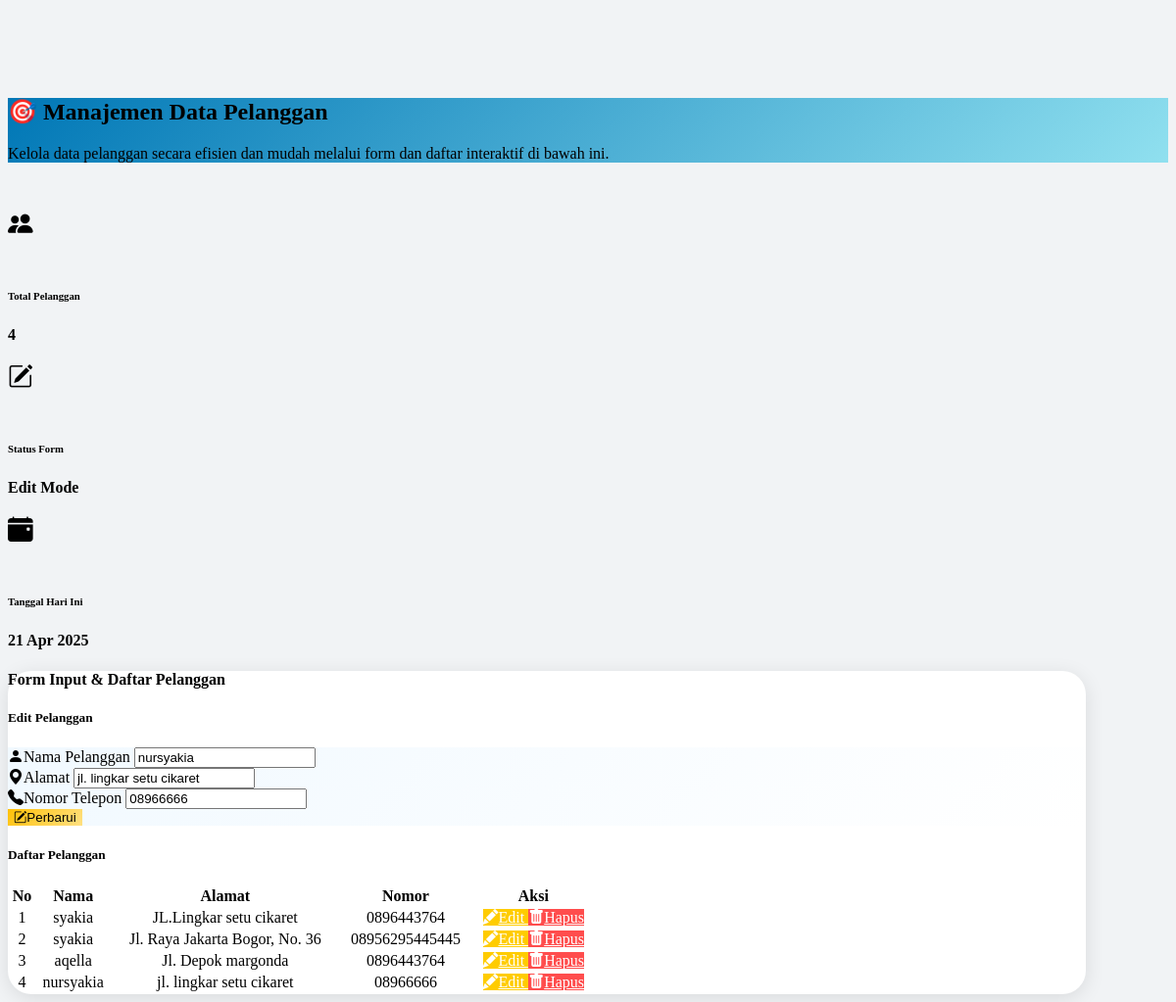
Page /datapelanggan.php?page=pelanggan&edit=5 on the committed database.
### tables this page shows
CREATE TABLE `tbpelanggan` (
  `PelangganID` int(11) NOT NULL,
  `NamaPelanggan` varchar(255) NOT NULL,
  `Alamat` text NOT NULL,
  `Nomor` varchar(15) NOT NULL
);

### datapelanggan.php (the view, shortened to what this page needs)
<?php
require_once "lib/koneksi.php";
$pesan = "";
$nama = $alamat = $nomor = "";
$isEdit = false;
if (isset($_GET['edit'])) {
    $idEdit = $_GET['edit'];
    $isEdit = true;
    try {
        $stmt = $conn->prepare("SELECT * FROM tbpelanggan WHERE PelangganID = :id");
        $stmt->bindParam(':id', $idEdit);
        $stmt->execute();
        $row = $stmt->fetch(PDO::FETCH_ASSOC);
        if ($row) {
            $nama = $row['NamaPelanggan'];
            $alamat = $row['Alamat'];
            $nomor = $row['Nomor'];
        } else {
            $pesan = "Data tidak ditemukan untuk diedit.";
        }
    } catch (PDOException $e) {
        $pesan = "Gagal mengambil data: " . $e->getMessage();
    }
}
$dataPelanggan = [];
try {
    $sql = "SELECT * FROM tbpelanggan ORDER BY PelangganID DESC";
    $stmt = $conn->query($sql);
    $dataPelanggan = $stmt->fetchAll(PDO::FETCH_ASSOC);
} catch (PDOException $e) {
    $pesan .= "<br>Gagal mengambil data pelanggan: " . $e->getMessage();
}
?>
<link href="https://cdn.jsdelivr.net/npm/bootstrap-icons@1.10.5/font/bootstrap-icons.css" rel="stylesheet">
<div class="container" style="margin-top: 100px;">
    <div class="p-4 rounded-4 shadow-sm text-white" style="background: linear-gradient(135deg, #0077b6, #90e0ef);">
        <div class="row align-items-center">
            <div class="col-md-8">
                <h2 class="fw-bold mb-2">🎯 Manajemen Data Pelanggan</h2>
                <p class="mb-0">Kelola data pelanggan secara efisien dan mudah melalui form dan daftar interaktif di bawah ini.</p>
            </div>
        </div>
    </div>
</div>
<div class="row mb-4" style="margin-top: 50px;">
    <div class="col-md-4">
        <div class="stat-card d-flex align-items-center p-3 shadow border-start border-5 border-info bg-white rounded-4">
            <div class="bg-info text-white rounded-circle d-flex justify-content-center align-items-center me-3" style="width: 55px; height: 55px;">
                <i class="bi bi-people-fill" style="font-size: 1.6rem;"></i>
            </div>
            <div>
                <h6 class="mb-0 text-muted">Total Pelanggan</h6>
                <h4 class="mb-0 fw-bold"><?= count($dataPelanggan); ?></h4>
            </div>
        </div>
    </div>
    <div class="col-md-4">
        <div class="stat-card d-flex align-items-center p-3 shadow border-start border-5 border-info bg-white rounded-4">
            <div class="bg-info text-white rounded-circle d-flex justify-content-center align-items-center me-3" style="width: 55px; height: 55px;">
                <i class="bi bi-pencil-square" style="font-size: 1.6rem;"></i>
            </div>
            <div>
                <h6 class="mb-0 text-muted">Status Form</h6>
                <h4 class="mb-0 fw-bold"><?= $isEdit ? 'Edit Mode' : 'Tambah Baru'; ?></h4>
            </div>
        </div>
    </div>
    <div class="col-md-4">
        <div class="stat-card d-flex align-items-center p-3 shadow border-start border-5 border-info bg-white rounded-4">
            <div class="bg-info text-white rounded-circle d-flex justify-content-center align-items-center me-3" style="width: 55px; height: 55px;">
                <i class="bi bi-calendar-event-fill" style="font-size: 1.6rem;"></i>
            </div>
            <div>
                <h6 class="mb-0 text-muted">Tanggal Hari Ini</h6>
                <h4 class="mb-0 fw-bold"><?= date('d M Y'); ?></h4>
            </div>
        </div>
    </div>
</div>
<div class="container" style="margin-top: 20px;">
    <div class="card shadow-lg col-lg-10 mx-auto border-0 rounded-4">
        <div class="card-header bg-primary text-white text-center rounded-top-4">
            <h4 class="mb-0">Form Input & Daftar Pelanggan</h4>
        </div>
        <div class="card-body bg-light rounded-bottom-4 pb-2">
            <div class="row g-4 mb-4">
                <div class="col-md-5">
                    <h5 class="text-center mb-3 fw-semibold"><?php echo $isEdit ? 'Edit Pelanggan' : 'Inputan Pelanggan'; ?></h5>
                    <form method="POST" class="bg-white p-4 rounded-4 shadow-sm border border-2" style="background: linear-gradient(135deg, #f1f9ff, #ffffff);">
                        <div class="mb-3">
                            <label for="nama" class="form-label fw-semibold text-primary">
                                <i class="bi bi-person-fill me-2"></i>Nama Pelanggan
                            </label>
                            <input type="text" id="nama" name="nama" class="form-control rounded-4 border-2 shadow-sm" value="<?php echo htmlspecialchars($nama); ?>" required>
                        </div>
                        <div class="mb-3">
                            <label for="alamat" class="form-label fw-semibold text-primary">
                                <i class="bi bi-geo-alt-fill me-2"></i>Alamat
                            </label>
                            <input type="text" id="alamat" name="alamat" class="form-control rounded-4 border-2 shadow-sm" value="<?php echo htmlspecialchars($alamat); ?>" required>
                        </div>
                        <div class="mb-4">
                            <label for="nomor" class="form-label fw-semibold text-primary">
                                <i class="bi bi-telephone-fill me-2"></i>Nomor Telepon
                            </label>
                            <input type="text" id="nomor" name="nomor" class="form-control rounded-4 border-2 shadow-sm" value="<?php echo htmlspecialchars($nomor); ?>" required>
                        </div>
                        <button type="submit" class="btn w-100 rounded-4 fw-bold text-white shadow-sm" style="background: linear-gradient(135deg, <?= $isEdit ? '#ffc107, #ffe082' : '#0077b6, #90e0ef' ?>); border: none;">
                            <i class="bi <?= $isEdit ? 'bi-pencil-square' : 'bi-save' ?> me-2"></i><?= $isEdit ? 'Perbarui' : 'Simpan'; ?>
                        </button>
                    </form>
                </div>
                <div class="col-md-7">
                    <?php if (!empty($dataPelanggan)) : ?>
                        <h5 class="text-center mb-3 fw-semibold">Daftar Pelanggan</h5>
                        <div class="table-responsive bg-white p-3 rounded-4 shadow-sm">
                            <table class="table table-bordered table-sm table-striped table-hover mb-0 tabel-custom">
                                <thead class="table-primary text-dark">
                                    <tr>
                                        <th>No</th>
                                        <th>Nama</th>
                                        <th>Alamat</th>
                                        <th>Nomor</th>
                                        <th>Aksi</th>
                                    </tr>
                                </thead>
                                <tbody>
                                    <?php foreach ($dataPelanggan as $index => $pelanggan) : ?>
                                        <tr>
                                            <td><?php echo $index + 1; ?></td>
                                            <td><?php echo htmlspecialchars($pelanggan['NamaPelanggan']); ?></td>
                                            <td><?php echo htmlspecialchars($pelanggan['Alamat']); ?></td>
                                            <td><?php echo htmlspecialchars($pelanggan['Nomor']); ?></td>
                                            <td>
                                                <a href="?page=pelanggan&edit=<?php echo $pelanggan['PelangganID']; ?>" class="btn btn-warning btn-sm me-1">
                                                    <i class="bi bi-pencil-fill me-1"></i>Edit
                                                </a>
                                                <a href="?page=pelanggan&hapus=<?php echo $pelanggan['PelangganID']; ?>" class="btn btn-danger btn-sm" onclick="return confirm('Yakin ingin menghapus data ini?')">
                                                    <i class="bi bi-trash-fill me-1"></i>Hapus
                                                </a>
                                            </td>
                                        </tr>
                                    <?php endforeach; ?>
                                </tbody>
                            </table>
                        </div>
                    <?php else : ?>
                        <p class="text-center text-muted mt-4">Belum ada data pelanggan.</p>
                    <?php endif; ?>
                </div>
            </div>
        </div>
    </div>
</div>

### datapelanggan.php (style rules this page uses)
.card { border-radius: 1.5rem !important; width: 1100px; box-shadow: 0 4px 20px rgba(0,0,0,0.1); background-color: #fff; }
.tabel-custom { min-width: 600px; }
.tabel-custom th, .tabel-custom td { text-align: center; vertical-align: middle; white-space: nowrap; }
.btn-warning { background-color: #ffcc00 !important; border-color: #ffcc00 !important; color: #fff !important; }
.btn-danger { background-color: #ff4d4d !important; border-color: #ff4d4d !important; color: #fff !important; }

### rows in the picture
tbpelanggan: nama "nursyakia", alamat "jl. lingkar setu cikaret", nomor "08966666", NamaPelanggan "nursyakia", Alamat "jl. lingkar setu cikaret", Nomor "08966666"
tbpelanggan: NamaPelanggan "syakia", Alamat "JL.Lingkar setu cikaret", Nomor "0896443764"
tbpelanggan: NamaPelanggan "syakia", Alamat "Jl. Raya Jakarta Bogor, No. 36", Nomor "08956295445445"
tbpelanggan: NamaPelanggan "aqella", Alamat "Jl. Depok margonda", Nomor "0896443764"

### other values in the picture
count($dataPelanggan) "4"
